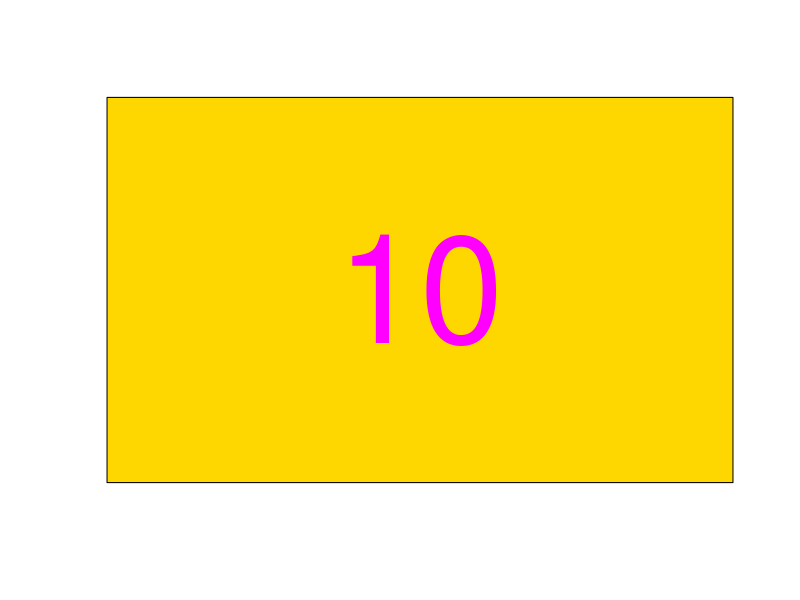

This figure's R source: (Note: this script raises an error after producing the figure.)

myAni1<-function(){

 for(i in 10:0){
  
  plot.new()
  rect(0,0,1,1, col="gold")
  
  s = i-1
  
  text(0.5,0.5, i, cex=s, col=rgb(1,0,1,1))
  
  ani.pause()
 }

}

myAni1()

set.seed(1000)
runif(5,1,2) #1~2사이의 난수 5개를 생성

sample(1:4, 5)

rnorm(5)


myAni2<-function(){
  while(TRUE){
    y<-runif(5)
    barplot(y,ylim=c(0,1), col=rainbow(5))
    ani.pause()
  }
}

myAni2()







